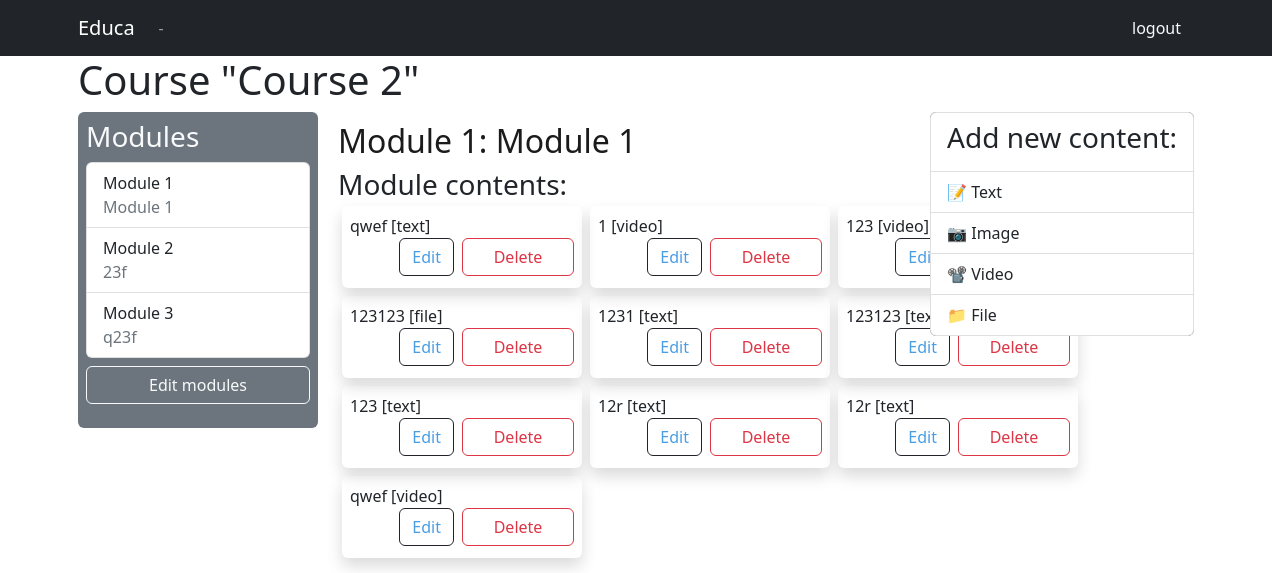
/course/module/5/ (signed in), run on the app's committed database.
### courses/models.py (models this page shows, shortened)
class Course(models.Model):
    owner = models.ForeignKey(User, related_name='courses_created', on_delete=models.CASCADE)
    subject = models.ForeignKey(Subject, related_name='courses', on_delete=models.CASCADE)
    title = models.CharField(max_length=200)
    slug = models.SlugField(max_length=200, unique=True)
    overview = models.TextField()
    created = models.DateTimeField(auto_now_add=True)
    students = models.ManyToManyField(User, related_name='courses_joined', blank=True)
    class Meta:
        ordering = ['-created']

class Module(models.Model):
    course = models.ForeignKey(Course, related_name='modules', on_delete=models.CASCADE)
    title = models.CharField(max_length=200)
    description = models.TextField(blank=True)
    order = OrderField(blank=True, for_fields=['course'])
    class Meta:
        ordering = ['order']

class Content(models.Model):
    module = models.ForeignKey(Module, related_name='contents', on_delete=models.CASCADE)
    content_type = models.ForeignKey(ContentType, on_delete=models.CASCADE, limit_choices_to={'model__in': ('text', 'video', 'image', 'file')})
    object_id = models.PositiveIntegerField()
    item = GenericForeignKey('content_type', 'object_id')
    order = OrderField(blank=True, for_fields=['module'])
    class Meta:
        ordering = ['order']

class ItemBase(models.Model):
    owner = models.ForeignKey(User, related_name='%(class)s_related', on_delete=models.CASCADE)
    title = models.CharField(max_length=250)
    created = models.DateTimeField(auto_now_add=True)
    updated = models.DateTimeField(auto_now=True)
    class Meta:
        abstract = True
    def __str__(self):
        return self.title

class Text(ItemBase):
    content = models.TextField()

class Video(ItemBase):
    url = models.URLField()

class File(ItemBase):
    file = models.FileField(upload_to='files')

### courses/views.py (the view)
# urls.py: path('module/<int:module_id>/', views.ModuleContentListView.as_view(), name='module_content_list'),
class ModuleContentListView(TemplateResponseMixin, View):
    template_name = 'courses/manage/module/content_list.html'
    def get(self, request, module_id):
        module = get_object_or_404(Module, id=module_id, course__owner=request.user)
        return self.render_to_response({'module': module})

### courses/templatetags/course.py (called while the page is built)
@register.filter
def model_name(obj):
    try:
        return obj._meta.model_name
    except AttributeError:
        return None

### courses/templates/courses/manage/module/content_list.html (shortened to what this page needs)
{% extends "base.html" %}
{% load course %}
{% block content %}
    <div class="container">
    {% with course=module.course %}
        <h1>Course "{{ course.title }}"</h1>
        <div class="p-2 bg-secondary text-light rounded float-start" style="width: 15rem;">
            <h3>Modules</h3>
            <ul id="modules" class="list-group" style="width: 14rem; float: left;" >
                {% for m in course.modules.all %}
                    <li class="list-group-item" data-id="{{ m.id }}" {% if m == module %} class="selected"{% endif %}>
                        <a href="{% url "module_content_list" m.id %}" class="link-dark">
                            <span>
                            Module <span class="order">{{ m.order|add:1 }}</span>
                            </span>
                            <br>
                            <div class="link-secondary">{{ m.title }}</div>
                        </a>
                    </li>
                    {% empty %}
                    <li class="list-group-item ">No modules yet.</li>
                {% endfor %}
            </ul>
            <p><a href="{% url "course_module_update" course.id %}" class="btn btn-outline-light mt-2 w-100">
                Edit modules</a></p>
        </div>
        <div class="module float-start">
            <h2>Module {{ module.order|add:1 }}: {{ module.title }}</h2><hr>
            <h3>Module contents:</h3>
            <div id="module-contents">
                {% for content in module.contents.all %}
                    <div data-id="{{ content.id }}" style="width: 60rem;" class="bg-dark">
                        {% with item=content.item %}
                            <div class="float-start p-2 m-1 rounded shadow " style="width:15rem;">
                                    {{ item }} [{{ item|model_name }}]
                                <form action="{% url "module_content_delete" content.id %}" method="POST">
                                    <input type="submit" value="Delete" class="btn btn-outline-danger float-end" style="width:50%">
                                </form>
                                <a href="{% url "module_content_update" module.id item|model_name item.id %}" class="btn btn-outline-dark mb-1 me-2 float-end">Edit</a>
                            </div>
                        {% endwith %}
                    </div>
                    {% empty %}
                    <p>This module has no contents yet.</p>
                {% endfor %}
            </div>
        </div>
        <div>
            <ul class="list-group float-end bg-secondary">
                <li class="list-group-item"><h3 class="link-dark">
                    Add new content:</h3></li>
                <li class="list-group-item"><a href="{% url "module_content_create" module.id "text" %}" class="link-dark">
                    📝 Text</a></li>
                <li class="list-group-item"><a href="{% url "module_content_create" module.id "image" %}" class="link-dark">
                    📷 Image</a></li>
                <li class="list-group-item"><a href="{% url "module_content_create" module.id "video" %}" class="link-dark">
                    📽 Video</a></li>
                <li class="list-group-item"><a href="{% url "module_content_create" module.id "file" %}" class="link-dark">
                    📁 File</a></li>
            </ul>
        </div>
    {% endwith %}
    </div>
{% endblock %}

### courses/static/css/base.css (style rules this page uses)
input, select, textarea { border:1px solid #ccc; border-bottom:3px solid #ccc; padding:8px 12px; font-size:16px; float:left; clear:both; width:300px; }
.module { padding:10px 20px; float:left; width:600px; border-radius: 10px; }
.module h3 { margin:20px 0 0; padding:0; width:100%; }
.module a { color: #489de5; }
.module p, h2 { margin:10px 0 20px; width:100%; float:left; color: #1b1b1b; }

### courses/templates/base.html (style rules this page uses)
a { text-decoration: none; }

### data on the page
Course: title "Course 2"
Module: order|add "1", title "Module 1"
Module: order|add "2", title "23f"
Module: order|add "3", title "q23f"
Content: item "qwef", item|model_name "text"
Content: item "1", item|model_name "video"
Content: item "123", item|model_name "video"
Content: item "123123", item|model_name "file"
Content: item "1231", item|model_name "text"
Content: item "123123", item|model_name "text"
Content: item "123", item|model_name "text"
Content: item "12r", item|model_name "text"
Content: item "12r", item|model_name "text"
Content: item "qwef", item|model_name "video"
